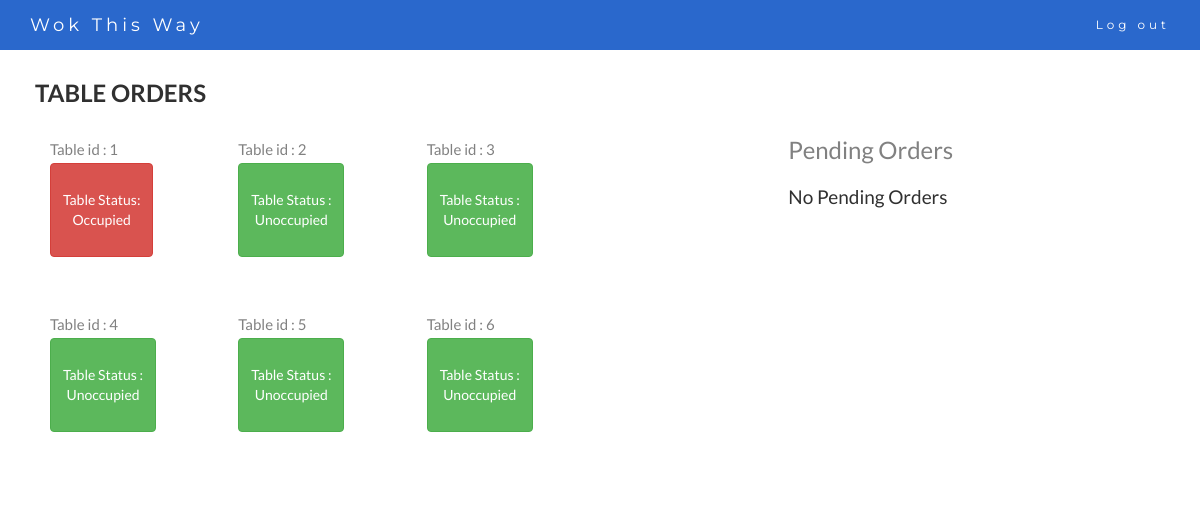
Page /cashier/ (signed in) on the earlier database version.
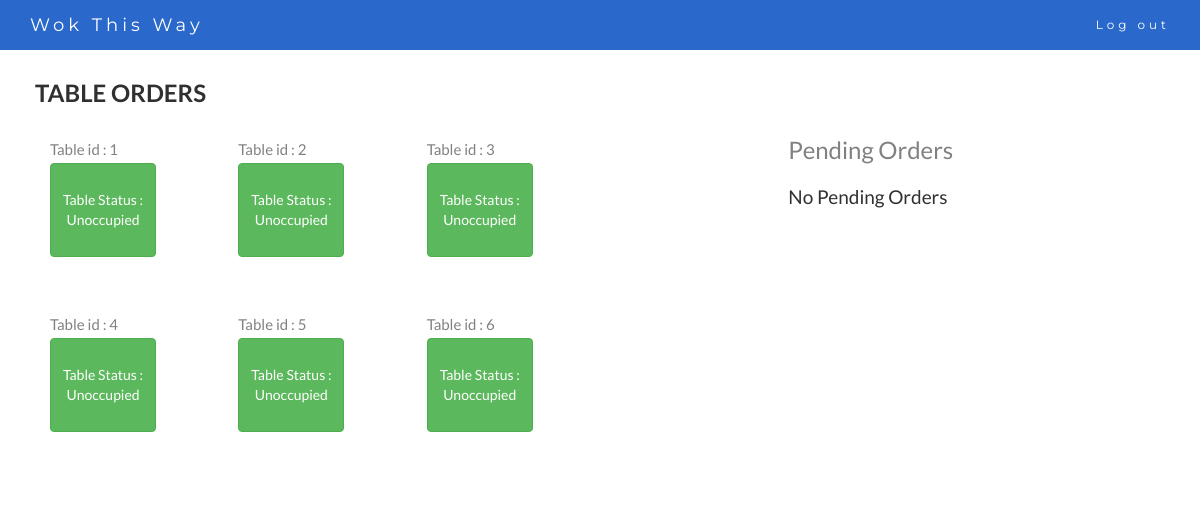
Same page on the later database version.
### restaurantmanagementsystem/models.py (models this page shows, shortened)
class Table(models.Model):
	table_id = models.IntegerField(primary_key = True)
	status = models.IntegerField()

### restaurantmanagementsystem/views.py (the view)
# urls.py: url(r'^cashier/$',views.cashier, name = 'cashier'),
def cashier(request):
    if(request.session.has_key('cashierusername')):
        orders = Order.objects.filter(status= 0)
        tables =  Table.objects.all()
        return render(request,'restaurantmanagementsystem/cashier.html',{'tables':tables,'orders':orders})
    else:
        return redirect(cashier_login_page)

### restaurantmanagementsystem/templates/restaurantmanagementsystem/cashier.html (shortened to what this page needs)
<!DOCTYPE html>
<html lang="en">
<head>
  <link rel="stylesheet" href="https://maxcdn.bootstrapcdn.com/bootstrap/3.3.7/css/bootstrap.min.css">
</head>
<body id="myPage" data-spy="scroll" data-target=".navbar" data-offset="60">
<nav class="navbar navbar-default navbar-fixed-top">
  <div class="container">
    <div class="navbar-header">
      <a class="navbar-brand" href="#myPage">Wok This Way</a>
    </div>
    <div class="collapse navbar-collapse" id="myNavbar">
      <ul class="nav navbar-nav navbar-right">
        <li><a href="{% url 'cashierlogout' %}">Log out</a></li>
      </ul>
    </div>
  </div>
</nav>
<div id="section1" class="container-fluid">
  <div class="row">
  <h2>Table Orders</h2>
    <div class="col-lg-8">
  <div class="row">
  {% for table in tables%}
     <div class="col-lg-3">
   Table id : {{table.table_id}}<br>
     {%if table.status%}
       <button class="btn btn-group-lg btn-danger" data-toggle="modal" data-target="#myModal{{table.table_id}}"><br>Table Status:<br>Occupied<br><br></button>
     {%else%}
        <button class="btn btn-group-lg btn-success" data-toggle="modal" data-target="#myModal"><br>Table Status :<br>Unoccupied<br><br></button>
     {%endif%}
   </div>
   {%ifequal forloop.counter 3 %}
      </div><br><br>
     <div class="row">
   {%endifequal%}
  {%endfor%}
    </div>
	</div>
	<div class="col-lg-4">
	</div>
      <h3>Pending Orders</h3>
      <form action="{% url 'cashier_transaction'%}" method="POST">
      <div class="table-responsive">
      <table class="table table-hover">
        {%if orders%}
        <thead>
          <tr>
            <th>Dish</th>
            <th>Table</th>
            <th>    </th>
          </tr>
        </thead>
        <tbody>
          {%for item in orders%}
        <tr><td>{{item.food}}</td>
          <td>{{item.table_id}}</td>
        <td><input type="checkbox" name = "remove_check" id="" value= "{{item.food}}:{{item.table_id}}"/></td>
      </tr>
      {%endfor%}
        <button type="submit" name = "remove" >Remove</button> </tr>
        </tbody>
        {%else%}
        <h4>No Pending Orders <h4>
       {%endif%}
        </table>
      </div>
    </form>
	</div>
</div>
</body>
</html>

### restaurantmanagementsystem/templates/restaurantmanagementsystem/cashier.html (style rules this page uses)
body { font: 400 15px Lato, sans-serif; line-height: 1.8; color: #818181; }
h2 { font-size: 24px; text-transform: uppercase; color: #303030; font-weight: 600; margin-bottom: 30px; }
h4 { font-size: 19px; line-height: 1.375em; color: #303030; font-weight: 400; margin-bottom: 30px; }
.container-fluid { padding: 60px 50px; }
.navbar { margin-bottom: 0; background-color: #2a68cc; z-index: 9999; border: 0; font-size: 12px !important; line-height: 1.42857143 !important; letter-spacing: 4px; border-radius: 0; font-family: Montserrat, sans-serif; }
.navbar li a, .navbar .navbar-brand { color: #fff !important; }

Differences in the rows shown:
changed Table id 1: status "Table Status: Occupied" → "Table Status : Unoccupied"
